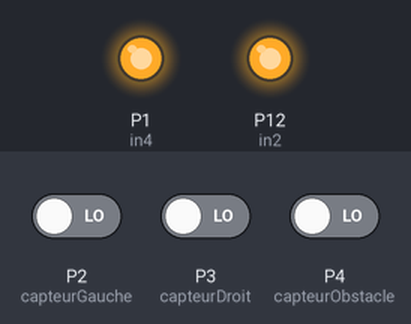
Bench run of a program on a simulated BBC micro:bit (MakeCode). On the bench: output pins drawn as LEDs (lit = HIGH). Dashed ring = blinking. Inputs (shaded band) come from the test bench; at power-on: P4 (capteurObstacle) LOW, P2 (capteurGauche) LOW, P3 (capteurDroit) LOW. Pins used as bus, display or sensor lines are not drawn.

Above: at 1.2 s.
1.3 s: P4 (capteurObstacle) driven HIGH
At 2.1 s:
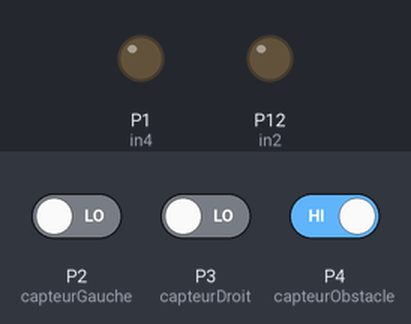
3.4 s: P4 (capteurObstacle) driven LOW
At 4.2 s:
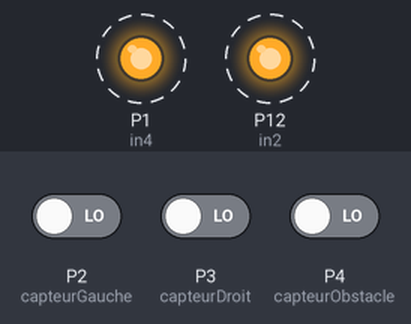
Timing chart, 0 to 14.5 s (numbered marks = the images above; inputs shaded):
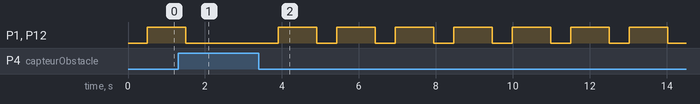

The program:

main.ts
```typescript
// Fonction pour reculer
function reculer () {
    pins.digitalWritePin(in1, 0)
    pins.digitalWritePin(in2, 1)
    pins.digitalWritePin(in3, 0)
    pins.digitalWritePin(in4, 1)
}
// Fonction pour tourner à gauche
function tournerGauche () {
    pins.digitalWritePin(in1, 0)
    pins.digitalWritePin(in2, 0)
    pins.digitalWritePin(in3, 1)
    pins.digitalWritePin(in4, 0)
}
// Fonction pour tourner à droite
function tournerDroite () {
    pins.digitalWritePin(in1, 1)
    pins.digitalWritePin(in2, 0)
    pins.digitalWritePin(in3, 0)
    pins.digitalWritePin(in4, 0)
}
// Capteur obstacle
// Fonction pour avancer
function avancer () {
    pins.digitalWritePin(in1, 1)
    pins.digitalWritePin(in2, 0)
    pins.digitalWritePin(in3, 1)
    pins.digitalWritePin(in4, 0)
}
// Fonction pour arrêter
function arreter () {
    pins.digitalWritePin(in1, 0)
    pins.digitalWritePin(in2, 0)
    pins.digitalWritePin(in3, 0)
    pins.digitalWritePin(in4, 0)
}
let obstacleDetecte = 0
let ligneDroit = 0
let ligneGauche = 0
let in4 = 0
let in3 = 0
let in2 = 0
let in1 = 0
// Initialisation des broches pour les moteurs
// Moteur gauche avancer
in1 = DigitalPin.P8
// Moteur gauche reculer
in2 = DigitalPin.P12
// Moteur droit avancer
in3 = DigitalPin.P0
// Moteur droit reculer
in4 = DigitalPin.P1
// Initialisation des broches pour les capteurs IR
// Capteur IR gauche
let capteurGauche = DigitalPin.P2
// Capteur IR droit
let capteurDroit = DigitalPin.P3
// Capteur obstacle
let capteurObstacle = DigitalPin.P4
// Boucle principale
basic.forever(function () {
    // Lire les capteurs IR
    // 0 si sur la ligne, 1 sinon
    ligneGauche = pins.digitalReadPin(capteurGauche)
    // 0 si sur la ligne, 1 sinon
    ligneDroit = pins.digitalReadPin(capteurDroit)
    // 0 si obstacle, 1 sinon
    obstacleDetecte = pins.digitalReadPin(capteurObstacle)
    // Suivi de ligne
    if (ligneGauche == 0 && ligneDroit == 0) {
        // Les deux capteurs sont sur la ligne : avancer
        avancer()
    } else if (ligneGauche == 0 && ligneDroit == 1) {
        // Capteur gauche sur la ligne : tourner à droite
        tournerDroite()
    } else if (ligneGauche == 1 && ligneDroit == 0) {
        // Capteur droit sur la ligne : tourner à gauche
        tournerGauche()
    } else {
        // Aucun capteur sur la ligne : reculer ou ajuster
        reculer()
        // Pause pour éviter de boucler rapidement
        basic.pause(500)
        arreter()
    }
    // Détecter obstacle
    if (obstacleDetecte == 0) {
        // Obstacle détecté : s'arrêter et reculer
        arreter()
        basic.pause(500)
        reculer()
        basic.pause(1000)
        arreter()
    }
})
```

test.ts
```typescript
// les tests vont ici ; cela ne sera pas compilé si ce paquet est utilisé en tant qu'extension.
```

Measured:
- after the input at 1.3 s, P1 (in4), P12 (in2): goes on until 1.5 s, then stays LOW
- after the input at 3.4 s, P1 (in4), P12 (in2): alternates HIGH for 1.0 s and LOW for 0.52 s, starting after 0.51 s
